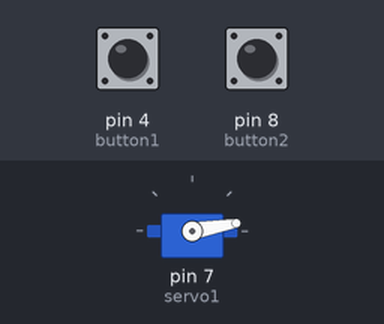
Simulated run of this sketch. Board: Arduino Uno, built with avr-gcc and run on an emulated ATmega328P. Parts: servo. Inputs (shaded band) come from the test bench; at power-on: pin 4 (button1) HIGH, pin 8 (button2) HIGH.

Above: at 3.8 s.
3.9 s: pin 4 (button1) pulled LOW for 1.8 s
At 5.7 s:
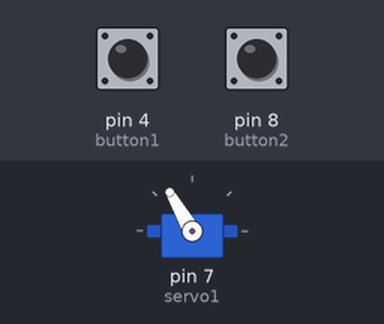
7.5 s: pin 4 (button1) pulled LOW for 3.2 s
At 12.7 s:
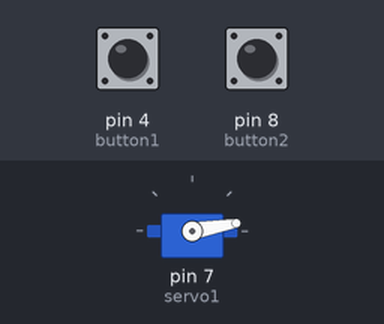
Timing chart, 0 to 14.2 s (numbered marks = the images above; inputs shaded):
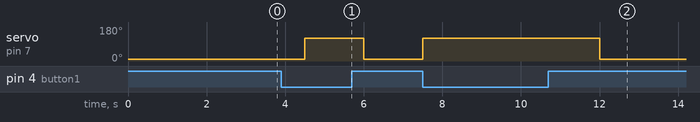

Measured:
- after the input at 3.9 s, servo on pin 7 (servo1): 10° → 120° after 0.60 s, → 10° 1.5 s later
- after the input at 7.5 s, servo on pin 7 (servo1): 10° → 120° at once, → 10° 4.5 s later

The sketch:

servo_motor_2_push_button.ino
```cpp
#include <Servo.h>
int button1 = 4;
int button2 = 8;
int press1 = 0;
int press2 = 0;
int i=0 ;
Servo servo1;

void setup()
{
  pinMode(button1, INPUT);
  pinMode(button2, INPUT);
  servo1.attach(7);
  digitalWrite(4, HIGH);
  digitalWrite(8,HIGH);
}

void loop()
{
  press1 = digitalRead(button1);
  press2 = digitalRead(button2);


 if ( press1 != LOW ){
       servo1.write(10);
       delay(1500);
       }
 else if (press2 != LOW){
        servo1.write(120);
        delay(1500);
       }
  }
```
